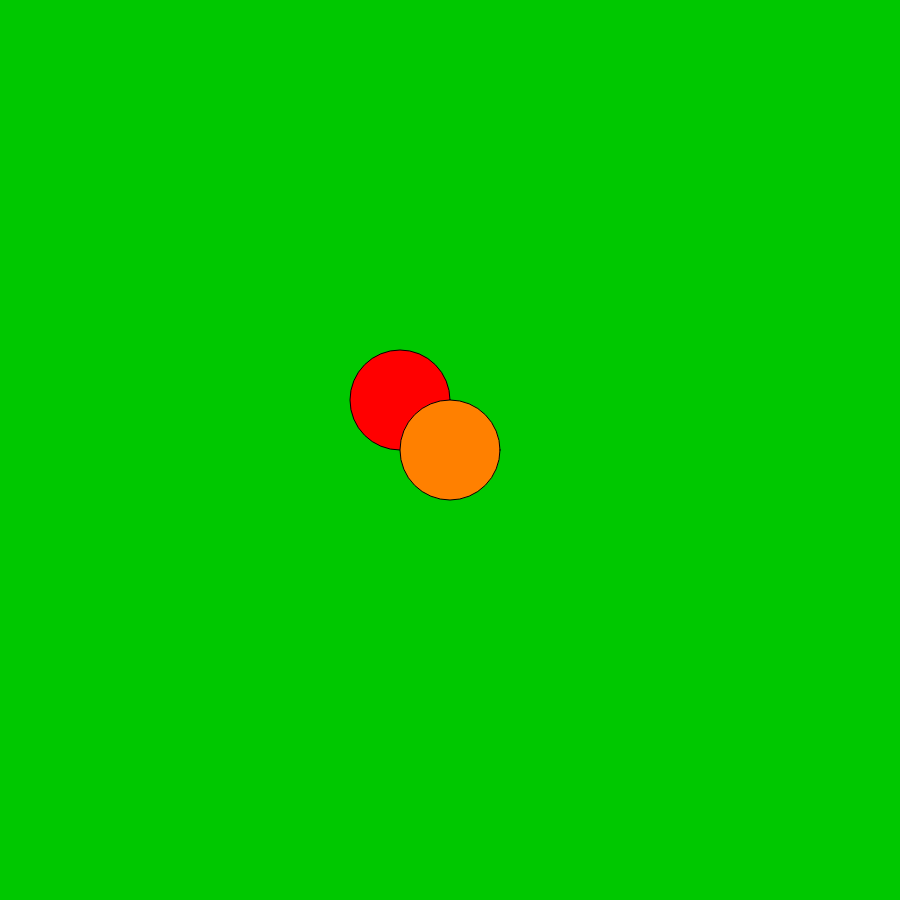
Frame 1 (no input)
Frame 60 (no input): identical to frame 1, image omitted
Frame 120 (the mouse pressed at the canvas centre since frame 60): identical to frame 1, image omitted

The p5.js sketch that drew this single still picture (run headless with seeded random() and noise() and a simulated clock; from frame 60 on, the mouse is pressed at the canvas centre):

// p5.js sketch
// ── sketch.js
let newColor;
let x;

function setup() {

  newColor = color(0, 255, 0);
  x = 200;


  createCanvas(900, 900);


  //ELLIPSE 1
  fill(newColor);
    ellipse(x, 200, 100);

  //ELLIPSE 2
  fill(newColor);
    ellipse(x, 300, 20);

  //ELLIPSE 3
  fill(newColor);
    ellipse(x, 100, 75);

  //ELLIPSE 4
  fill(newColor)
    ellipse(x, 200, 150);  

   

}

function draw(){
  background(0, 200, 0);

  let bloemX = 450;
  let bloemY = 450;
  let bladGrootte = 100;
  let bladAfstand = bladGrootte / 2;

  fill(255, 0, 0);
   // Blad LINKS BOVEN
  ellipse(bloemX - bladAfstand, bloemY - bladAfstand, bladGrootte);

   //BLAD MIDDEN 
	fill(255, 128, 0);
	ellipse(bloemX, bloemY, bladGrootte);
}
